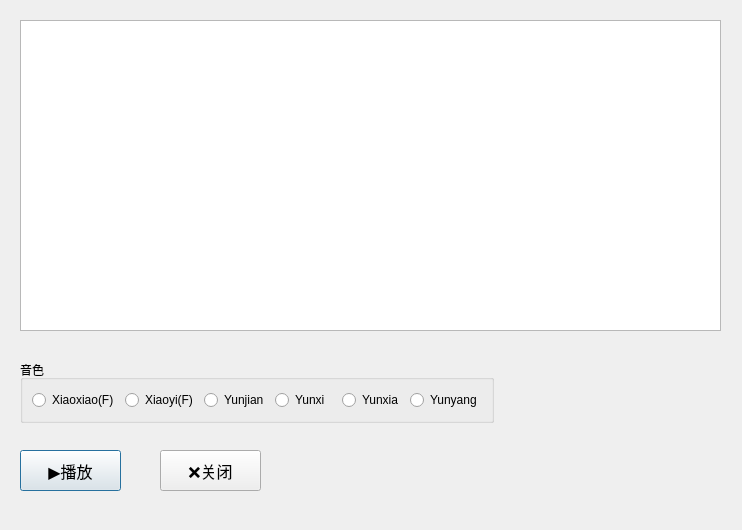
<?xml version="1.0" encoding="UTF-8"?>
<ui version="4.0">
 <class>Dialog</class>
 <widget class="QDialog" name="Dialog">
  <property name="geometry">
   <rect>
    <x>0</x>
    <y>0</y>
    <width>742</width>
    <height>530</height>
   </rect>
  </property>
  <property name="windowTitle">
   <string>文本转语音</string>
  </property>
  <widget class="QPlainTextEdit" name="plainTextEditContent">
   <property name="geometry">
    <rect>
     <x>20</x>
     <y>20</y>
     <width>701</width>
     <height>311</height>
    </rect>
   </property>
  </widget>
  <widget class="QGroupBox" name="groupBoxVoice">
   <property name="geometry">
    <rect>
     <x>20</x>
     <y>360</y>
     <width>474</width>
     <height>63</height>
    </rect>
   </property>
   <property name="title">
    <string>音色</string>
   </property>
   <layout class="QHBoxLayout" name="horizontalLayout">
    <item>
     <widget class="QRadioButton" name="radioButtonXiaoxiao">
      <property name="text">
       <string>Xiaoxiao(F)</string>
      </property>
     </widget>
    </item>
    <item>
     <widget class="QRadioButton" name="radioButtonXiaoyi">
      <property name="text">
       <string>Xiaoyi(F)</string>
      </property>
     </widget>
    </item>
    <item>
     <widget class="QRadioButton" name="radioButtonYunjian">
      <property name="text">
       <string>Yunjian</string>
      </property>
     </widget>
    </item>
    <item>
     <widget class="QRadioButton" name="radioButtonYunxi">
      <property name="text">
       <string>Yunxi</string>
      </property>
     </widget>
    </item>
    <item>
     <widget class="QRadioButton" name="radioButtonYunxia">
      <property name="text">
       <string>Yunxia</string>
      </property>
     </widget>
    </item>
    <item>
     <widget class="QRadioButton" name="radioButtonYunyang">
      <property name="text">
       <string>Yunyang</string>
      </property>
     </widget>
    </item>
   </layout>
  </widget>
  <widget class="QPushButton" name="pushButtonPlay">
   <property name="geometry">
    <rect>
     <x>20</x>
     <y>450</y>
     <width>101</width>
     <height>41</height>
    </rect>
   </property>
   <property name="font">
    <font>
     <pointsize>12</pointsize>
    </font>
   </property>
   <property name="text">
    <string>▶️播放</string>
   </property>
  </widget>
  <widget class="QPushButton" name="pushButtonClose">
   <property name="geometry">
    <rect>
     <x>160</x>
     <y>450</y>
     <width>101</width>
     <height>41</height>
    </rect>
   </property>
   <property name="font">
    <font>
     <pointsize>12</pointsize>
    </font>
   </property>
   <property name="text">
    <string>❌关闭</string>
   </property>
  </widget>
 </widget>
 <resources/>
 <connections>
  <connection>
   <sender>pushButtonClose</sender>
   <signal>clicked()</signal>
   <receiver>Dialog</receiver>
   <slot>close()</slot>
   <hints>
    <hint type="sourcelabel">
     <x>210</x>
     <y>470</y>
    </hint>
    <hint type="destinationlabel">
     <x>363</x>
     <y>264</y>
    </hint>
   </hints>
  </connection>
 </connections>
</ui>
